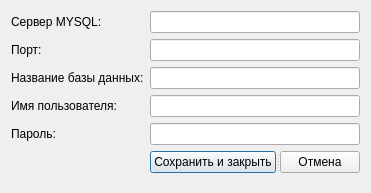
<?xml version="1.0" encoding="UTF-8"?>
<ui version="4.0">
 <class>DBSettingsDialog</class>
 <widget class="QDialog" name="DBSettingsDialog">
  <property name="geometry">
   <rect>
    <x>0</x>
    <y>0</y>
    <width>364</width>
    <height>193</height>
   </rect>
  </property>
  <property name="windowTitle">
   <string>Настройки базы данных</string>
  </property>
  <property name="windowIcon">
   <iconset resource="Icons.qrc">
    <normaloff>:/icons/icons/database_connect.png</normaloff>:/icons/icons/database_connect.png</iconset>
  </property>
  <layout class="QFormLayout" name="formLayout">
   <item row="0" column="0">
    <widget class="QLabel" name="label">
     <property name="text">
      <string>Сервер MYSQL:</string>
     </property>
    </widget>
   </item>
   <item row="0" column="1">
    <widget class="QLineEdit" name="server">
     <property name="inputMask">
      <string/>
     </property>
     <property name="text">
      <string/>
     </property>
    </widget>
   </item>
   <item row="2" column="0">
    <widget class="QLabel" name="label_2">
     <property name="text">
      <string>Порт:</string>
     </property>
    </widget>
   </item>
   <item row="2" column="1">
    <widget class="QLineEdit" name="port">
     <property name="text">
      <string/>
     </property>
    </widget>
   </item>
   <item row="3" column="0">
    <widget class="QLabel" name="label_3">
     <property name="text">
      <string>Название базы данных:</string>
     </property>
    </widget>
   </item>
   <item row="3" column="1">
    <widget class="QLineEdit" name="dbname">
     <property name="text">
      <string/>
     </property>
    </widget>
   </item>
   <item row="4" column="0">
    <widget class="QLabel" name="label_4">
     <property name="text">
      <string>Имя пользователя:</string>
     </property>
    </widget>
   </item>
   <item row="4" column="1">
    <widget class="QLineEdit" name="username">
     <property name="text">
      <string/>
     </property>
    </widget>
   </item>
   <item row="5" column="0">
    <widget class="QLabel" name="label_5">
     <property name="text">
      <string>Пароль:</string>
     </property>
    </widget>
   </item>
   <item row="5" column="1">
    <widget class="QLineEdit" name="password">
     <property name="text">
      <string/>
     </property>
     <property name="echoMode">
      <enum>QLineEdit::PasswordEchoOnEdit</enum>
     </property>
    </widget>
   </item>
   <item row="6" column="1">
    <widget class="QSplitter" name="splitter">
     <property name="orientation">
      <enum>Qt::Horizontal</enum>
     </property>
     <widget class="QPushButton" name="save">
      <property name="text">
       <string>Сохранить и закрыть</string>
      </property>
      <property name="icon">
       <iconset>
        <normalon>:/icons/icons/database_save.png</normalon>
       </iconset>
      </property>
     </widget>
     <widget class="QPushButton" name="cancel">
      <property name="text">
       <string>Отмена</string>
      </property>
      <property name="icon">
       <iconset>
        <normalon>:/icons/icons/door_out.png</normalon>
       </iconset>
      </property>
     </widget>
    </widget>
   </item>
  </layout>
 </widget>
 <resources>
  <include location="Icons.qrc"/>
 </resources>
 <connections/>
</ui>
